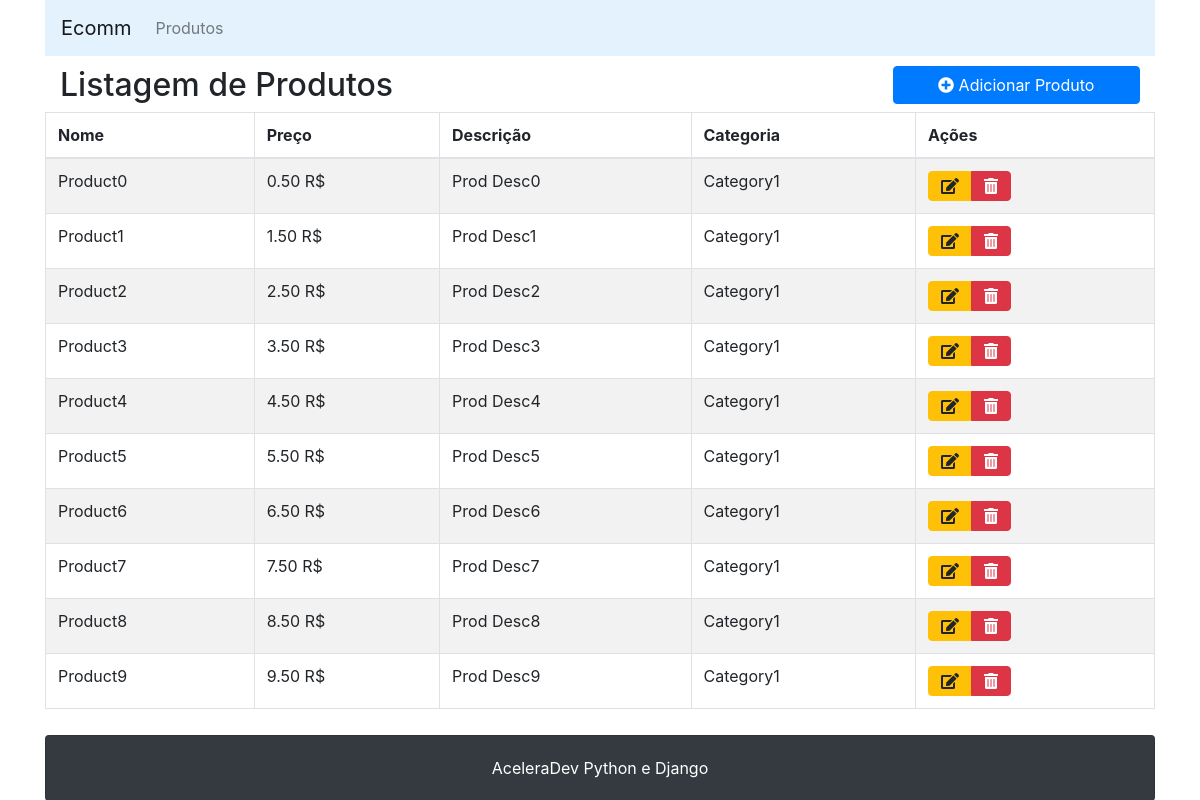
The app's page /products/list, older data.
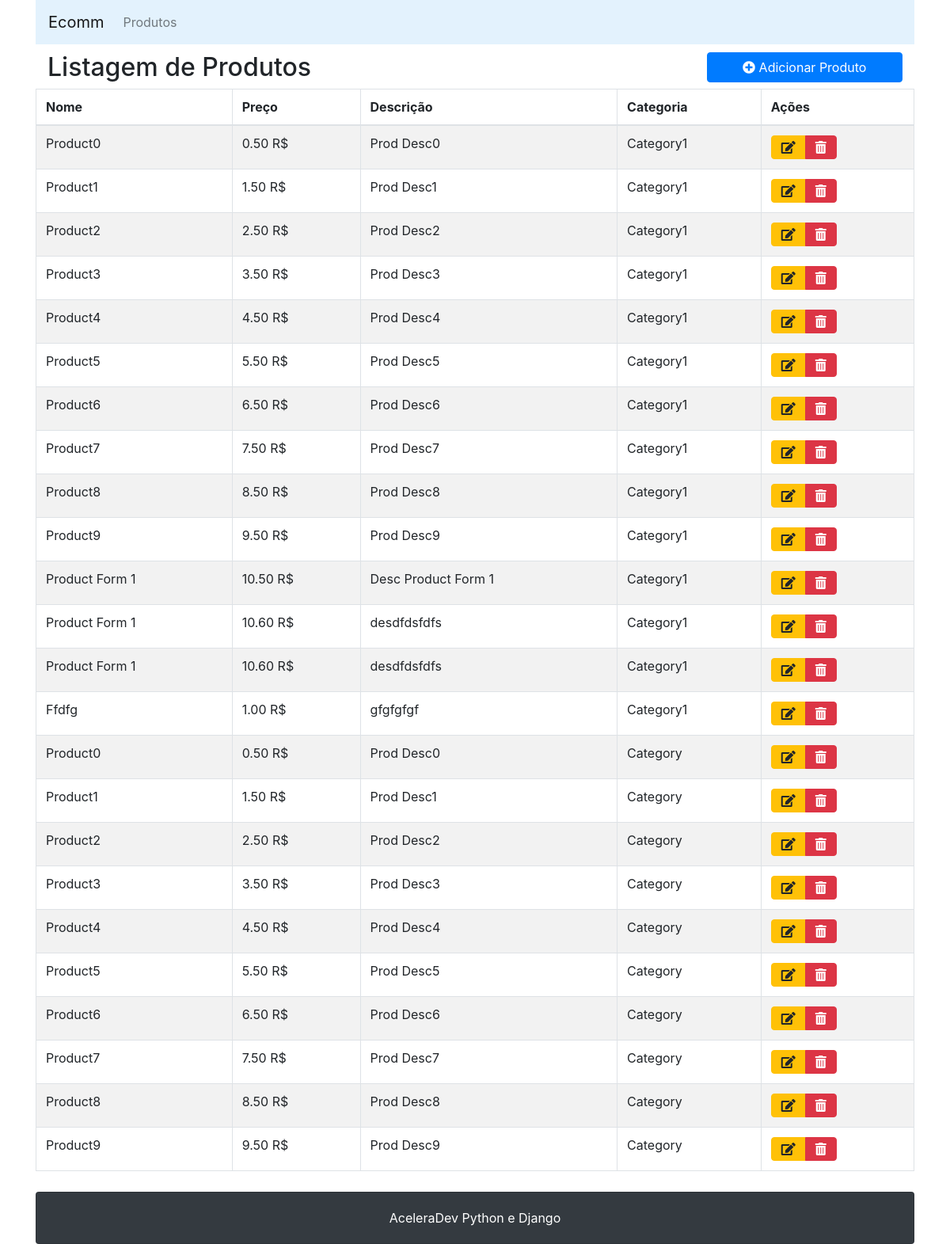
The same page, newer data.
### products/models.py (models this page shows, shortened)
class Product(models.Model): #Criação de um produto
    name = models.CharField('Nome', max_length=100) #max é obrigatorio
    description = models.TextField('Descrição')
    price = models.DecimalField('Preço', max_digits=8, decimal_places=2) #Contar 2 digitos decimais + 6 digitos antes da virgula
    category = models.ForeignKey(Category, on_delete=models.deletion.DO_NOTHING, related_name="products") # Uma categoria pode ter varios produtos

class Category(models.Model): #Criação de alguns produtos dentro de algumas categorias
    name = models.CharField('Nome', max_length=50)
    description = models.TextField('Descrição')
    class Meta:
        verbose_name_plural = 'Categories'

### products/views.py (the view)
# urls.py: path('list', views.list_products, name='list'),
def list_products(request): #Sempre vai pegar uma request como argumento
    products =  Product.objects.all()
    context = { #Sempre é um dicionário
        'products' : products,
        'products_empty' : []
    }
    return render(request, 'products/list.html', context = context) # Ele reconhece a pasta template, não precisando especificar

### products/templates/products/list.html
{% extends "base.html" %}
{% block content %}
    <div class="row">
        <div class="col-md-9">
            <h2>Listagem de Produtos</h2>
        </div>
        <div class="col-md-3">
            <a class="btn btn-primary btn-block" href="{% url 'products:create' %} "><i class="fa fa-plus-circle"></i> Adicionar Produto</a>
        </div>
        <table class="table table-striped table-bordered">
            <thead>
                <tr>
                    <th>Nome</th>
                    <th>Preço</th>
                    <th>Descrição</th>
                    <th>Categoria</th>
                    <th> Ações </th>
                </tr>
            </thead>
            <tbody>
                {% for product in products %}
                    <tr>
                        <td>{{ product.name|capfirst}}</td>
                        <td>{{ product.price }} R$</td>
                        <td>{{ product.description }}</td>
                        <td>{{product.category.name}}</td>
                        <td>
                            <div class="btn-group" role="group" aria-label="Basic example">
                                <a href="{% url 'products:update' product.pk %}" class="btn btn-warning"><i class="fas fa-edit"></i></a>
                                <a href="{% url 'products:delete' product.pk %}" class="btn btn-danger"><i class="fas fa-trash-alt"></i></a>
                            </div>
                        </td>
                    </tr>
                 {% empty %}
                    <tr>
                        <td colspan=5 class="text-center">
                            Não Há produtos para serem listados
                        </td>
                    </tr>
                {% endfor %}
            </tbody>
        </table>
    </div>
{% endblock %}

Row changes from the older to the newer data that the page shows:
added Product: name "Product Form 1", price "10.50", description "Desc Product Form 1", category.name "Category1"
added Product: name "Product Form 1", price "10.60", description "desdfdsfdfs", category.name "Category1"
added Product: name "Product Form 1", price "10.60", description "desdfdsfdfs", category.name "Category1"
added Product: name "Ffdfg", price "1.00", description "gfgfgfgf", category.name "Category1"
added Product: name "Product0", price "0.50", description "Prod Desc0", category.name "Category"
added Product: name "Product1", price "1.50", description "Prod Desc1", category.name "Category"
added Product: name "Product2", price "2.50", description "Prod Desc2", category.name "Category"
added Product: name "Product3", price "3.50", description "Prod Desc3", category.name "Category"
added Product: name "Product4", price "4.50", description "Prod Desc4", category.name "Category"
added Product: name "Product5", price "5.50", description "Prod Desc5", category.name "Category"
added Product: name "Product6", price "6.50", description "Prod Desc6", category.name "Category"
added Product: name "Product7", price "7.50", description "Prod Desc7", category.name "Category"
added Product: name "Product8", price "8.50", description "Prod Desc8", category.name "Category"
added Product: name "Product9", price "9.50", description "Prod Desc9", category.name "Category"
